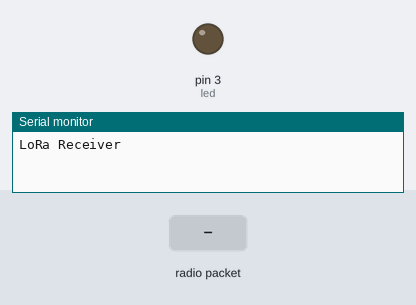
Simulated run of this sketch. Board: Arduino Uno, built with avr-gcc and run on an emulated ATmega328P. Parts: output pins drawn as LEDs (lit = HIGH), the last lines printed to the serial monitor. The inputs (shaded band) are chosen by the test bench. No radio packets arrive unless stated.

Above: at 1.2 s.
1.3 s: radio packet "1" arrives
At 1.8 s:
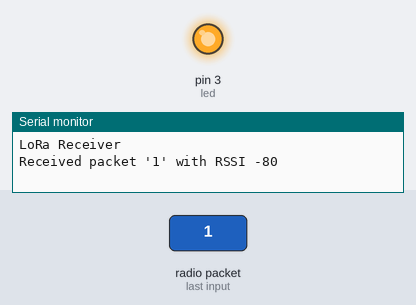
Timing chart, 0 to 4.3 s (numbered marks = the images above; inputs shaded):
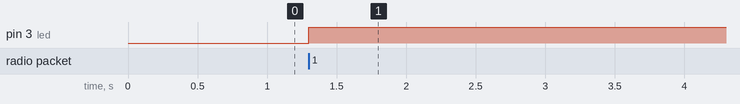

Measured:
- after the input at 1.3 s, pin 3 (led): LOW → HIGH at once

The sketch:

LORA_RX.ino
```cpp
#include <SPI.h>
#include <LoRa.h>
int led=3;
void setup() {
  pinMode(led,OUTPUT);
  Serial.begin(9600);
  while (!Serial);

  Serial.println("LoRa Receiver");

  if (!LoRa.begin(428E6)) {
    Serial.println("Starting LoRa failed!");
    while (1);
  }
}

void loop() {
  // try to parse packet
  int packetSize = LoRa.parsePacket();
  if (packetSize) {
    // received a packet
    digitalWrite(led,HIGH);
    Serial.print("Received packet '");

    // read packet
    while (LoRa.available()) {
      Serial.print((char)LoRa.read());
    }

    // print RSSI of packet
    Serial.print("' with RSSI ");
    Serial.println(LoRa.packetRssi());
  }
}
```
